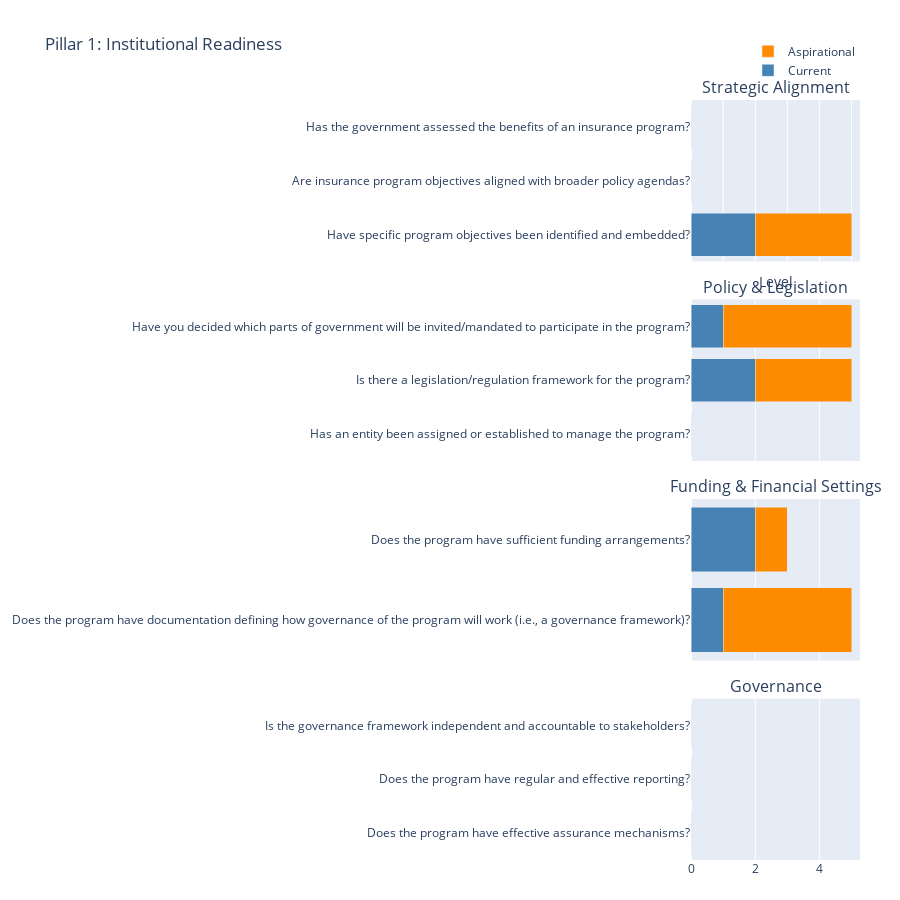

The notebook cell this image was saved under:
### Markdown cell above
## subplot

### Code cell
import pandas as pd
import plotly.graph_objects as go
from plotly.subplots import make_subplots

# 1) Préparez votre dataframe
df = pd.DataFrame({
    "question": questions,
    "category": categories,
    "Current": current,
    "Aspirational": aspirational
})

# L’ordre des catégories et quelques styles
cats = ["Strategic Alignment",
        "Policy & Legislation",
        "Funding & Financial Settings",
        "Governance"]
colors = {"Current":"steelblue","Aspirational":"darkorange"}

# 2) Créez 4 sous-plots empilés verticalement, axes X partagés
fig = make_subplots(
    rows=len(cats), cols=1,
    shared_xaxes=True,
    vertical_spacing=0.05,
    subplot_titles=cats
)

# 3) Pour chaque catégorie, ajoutez les barres filtrées & réglez l'axe Y
for i, cat in enumerate(cats, start=1):
    dfc = df[df["category"] == cat]
    # barres empilées
    fig.add_trace(
        go.Bar(
            x=dfc["Current"],
            y=dfc["question"],
            orientation="h",
            name="Current" if i==1 else None,
            marker_color=colors["Current"],
            showlegend=(i==1)
        ),
        row=i, col=1
    )
    fig.add_trace(
        go.Bar(
            x=dfc["Aspirational"],
            y=dfc["question"],
            orientation="h",
            name="Aspirational" if i==1 else None,
            marker_color=colors["Aspirational"],
            showlegend=(i==1)
        ),
        row=i, col=1
    )
    # on inverse l’ordre pour avoir la première question en haut
    fig.update_yaxes(
        categoryorder="array",
        categoryarray=dfc["question"].tolist()[::-1],
        automargin=True,
        row=i, col=1
    )

# 4) Mise en page générale
fig.update_layout(
    height=900,
    barmode="stack",
    title="Pillar 1: Institutional Readiness",
    xaxis=dict(title="Level", tick0=0, dtick=1, range=[0,5]),
    margin=dict(l=350, r=40, t=100, b=40),
    legend=dict(orientation="h", yanchor="bottom", y=1.02, xanchor="right", x=1)
)

fig.show()

### Figure 1 — Plotly figure (JSON) as saved in the notebook; plotly's stock layout.template omitted (floating-point values rounded to 4 significant figures)
{"data": [{"marker": {"color": "steelblue"}, "name": "Current", "orientation": "h", "showlegend": true, "type": "bar", "x": [0, 0, 2], "xaxis": "x", "y": ["Has the government assessed the benefits of an insurance program?", "Are insurance program objectives aligned with broader policy agendas?", "Have specific program objectives been identified and embedded?"], "yaxis": "y"}, {"marker": {"color": "darkorange"}, "name": "Aspirational", "orientation": "h", "showlegend": true, "type": "bar", "x": [0, 0, 3], "xaxis": "x", "y": ["Has the government assessed the benefits of an insurance program?", "Are insurance program objectives aligned with broader policy agendas?", "Have specific program objectives been identified and embedded?"], "yaxis": "y"}, {"marker": {"color": "steelblue"}, "orientation": "h", "showlegend": false, "type": "bar", "x": [1, 2, 0], "xaxis": "x2", "y": ["Have you decided which parts of government will be invited/mandated to participate in the program?", "Is there a legislation/regulation framework for the program?", "Has an entity been assigned or established to manage the program?"], "yaxis": "y2"}, {"marker": {"color": "darkorange"}, "orientation": "h", "showlegend": false, "type": "bar", "x": [4, 3, 0], "xaxis": "x2", "y": ["Have you decided which parts of government will be invited/mandated to participate in the program?", "Is there a legislation/regulation framework for the program?", "Has an entity been assigned or established to manage the program?"], "yaxis": "y2"}, {"marker": {"color": "steelblue"}, "orientation": "h", "showlegend": false, "type": "bar", "x": [2, 1], "xaxis": "x3", "y": ["Does the program have sufficient funding arrangements?", "Does the program have documentation defining how governance of the program will work\n(i.e., a governance framework)?"], "yaxis": "y3"}, {"marker": {"color": "darkorange"}, "orientation": "h", "showlegend": false, "type": "bar", "x": [1, 4], "xaxis": "x3", "y": ["Does the program have sufficient funding arrangements?", "Does the program have documentation defining how governance of the program will work\n(i.e., a governance framework)?"], "yaxis": "y3"}, {"marker": {"color": "steelblue"}, "orientation": "h", "showlegend": false, "type": "bar", "x": [0, 0, 0], "xaxis": "x4", "y": ["Is the governance framework independent and accountable to stakeholders?", "Does the program have regular and effective reporting?", "Does the program have effective assurance mechanisms?"], "yaxis": "y4"}, {"marker": {"color": "darkorange"}, "orientation": "h", "showlegend": false, "type": "bar", "x": [0, 0, 0], "xaxis": "x4", "y": ["Is the governance framework independent and accountable to stakeholders?", "Does the program have regular and effective reporting?", "Does the program have effective assurance mechanisms?"], "yaxis": "y4"}], "layout": {"annotations": [{"font": {"size": 16}, "showarrow": false, "text": "Strategic Alignment", "x": 0.5, "xanchor": "center", "xref": "paper", "y": 1, "yanchor": "bottom", "yref": "paper"}, {"font": {"size": 16}, "showarrow": false, "text": "Policy & Legislation", "x": 0.5, "xanchor": "center", "xref": "paper", "y": 0.7375, "yanchor": "bottom", "yref": "paper"}, {"font": {"size": 16}, "showarrow": false, "text": "Funding & Financial Settings", "x": 0.5, "xanchor": "center", "xref": "paper", "y": 0.475, "yanchor": "bottom", "yref": "paper"}, {"font": {"size": 16}, "showarrow": false, "text": "Governance", "x": 0.5, "xanchor": "center", "xref": "paper", "y": 0.2125, "yanchor": "bottom", "yref": "paper"}], "barmode": "stack", "height": 900, "legend": {"orientation": "h", "x": 1, "xanchor": "right", "y": 1.02, "yanchor": "bottom"}, "margin": {"b": 40, "l": 350, "r": 40, "t": 100}, "title": {"text": "Pillar 1: Institutional Readiness"}, "xaxis": {"anchor": "y", "domain": [0, 1], "dtick": 1, "matches": "x4", "range": [0, 5], "showticklabels": false, "tick0": 0, "title": {"text": "Level"}}, "xaxis2": {"anchor": "y2", "domain": [0, 1], "matches": "x4", "showticklabels": false}, "xaxis3": {"anchor": "y3", "domain": [0, 1], "matches": "x4", "showticklabels": false}, "xaxis4": {"anchor": "y4", "domain": [0, 1]}, "yaxis": {"anchor": "x", "automargin": true, "categoryarray": ["Have specific program objectives been identified and embedded?", "Are insurance program objectives aligned with broader policy agendas?", "Has the government assessed the benefits of an insurance program?"], "categoryorder": "array", "domain": [0.7875, 1]}, "yaxis2": {"anchor": "x2", "automargin": true, "categoryarray": ["Has an entity been assigned or established to manage the program?", "Is there a legislation/regulation framework for the program?", "Have you decided which parts of government will be invited/mandated to participate in the program?"], "categoryorder": "array", "domain": [0.525, 0.7375]}, "yaxis3": {"anchor": "x3", "automargin": true, "categoryarray": ["Does the program have documentation defining how governance of the program will work\n(i.e., a governance framework)?", "Does the program have sufficient funding arrangements?"], "categoryorder": "array", "domain": [0.2625, 0.475]}, "yaxis4": {"anchor": "x4", "automargin": true, "categoryarray": ["Does the program have effective assurance mechanisms?", "Does the program have regular and effective reporting?", "Is the governance framework independent and accountable to stakeholders?"], "categoryorder": "array", "domain": [0, 0.2125]}}}
